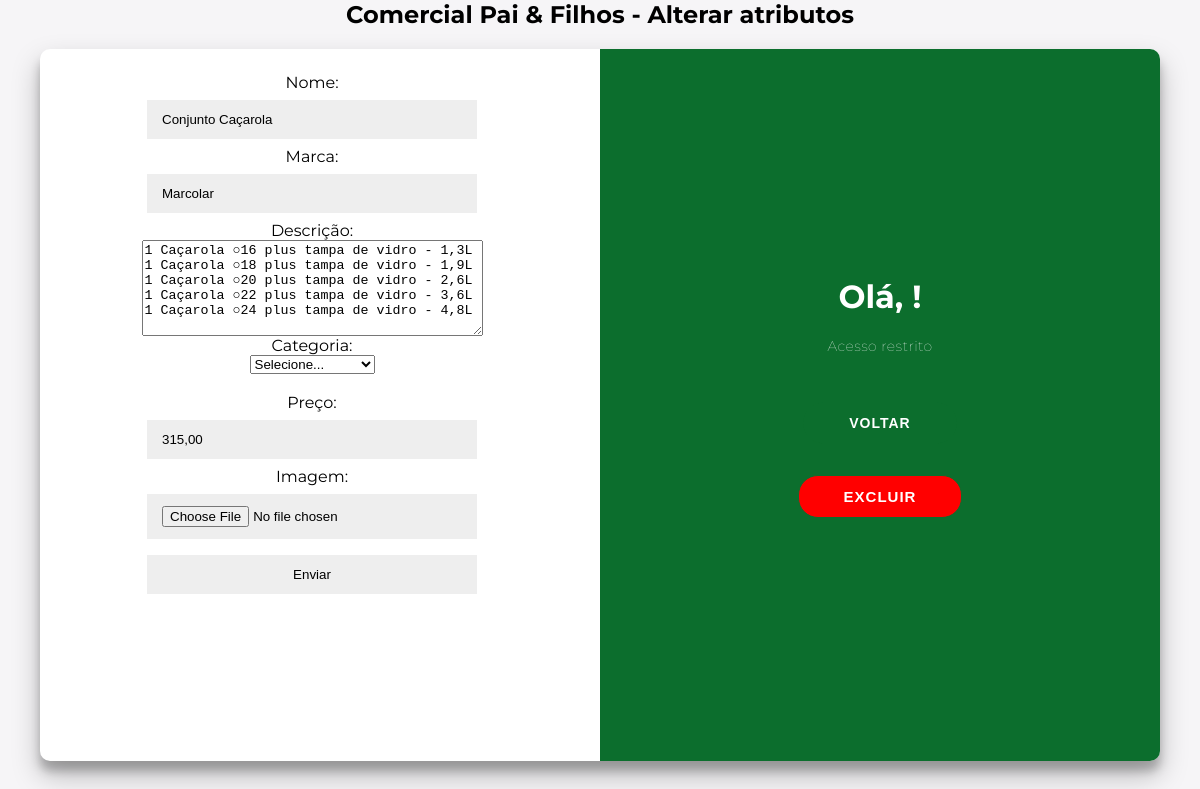
The app's page /admin/edit_prod.php?id_prod=76, older data.
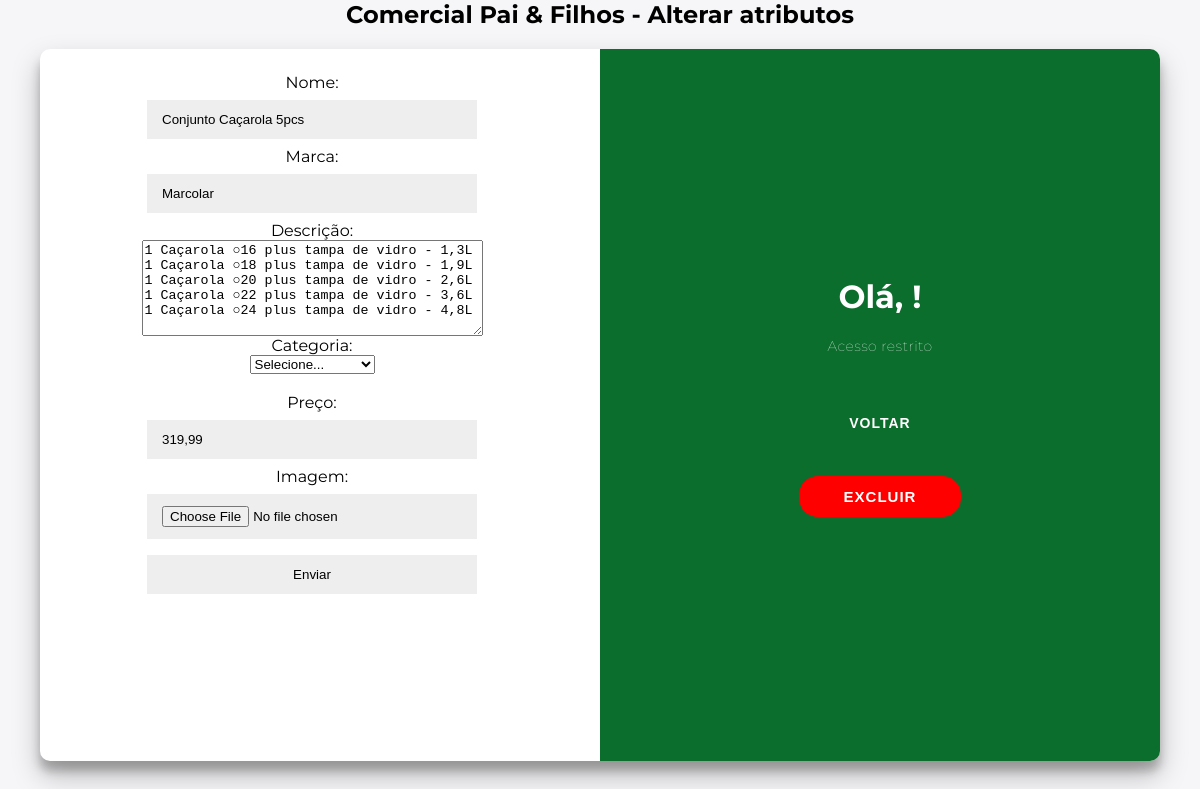
The same page, newer data.
### tables this page shows
CREATE TABLE `produto` (
  `cod_prod` int(11) NOT NULL,
  `nome_prod` varchar(120) NOT NULL,
  `desc_prod` varchar(450) NOT NULL,
  `marca` varchar(20) NOT NULL,
  `path_img` varchar(120) NOT NULL,
  `categoria` varchar(16) NOT NULL,
  `preco` varchar(15) NOT NULL
);

### admin/edit_prod.php (the view, shortened to what this page needs)
<?php
require("../assets/bd/connect.php");
        ?>
        <?php
if(isset($_GET['id_prod'])){
    $id = $_GET['id_prod'];
    $pesquisar_prod = "SELECT * FROM `produto` WHERE `cod_prod` = '$id'";
    $resultado_prod = mysqli_query($conexao, $pesquisar_prod);
    $numero_resultado = mysqli_num_rows($resultado_prod);
        ?>
        <?php
}
?>
<!DOCTYPE html>
<html lang="en">
<head>
    <link rel="stylesheet" href="style_cad.css">
</head>
<body>
    <?php
        for($i = 0  ; $i < $numero_resultado; $i++){
            $vetor_prod = mysqli_fetch_array($resultado_prod);
    ?>
    <h2>Comercial Pai & Filhos - Alterar atributos</h2>
    <div class="container" id="container">
        <div class="form-container sign-in-container">
        <br>
            <form enctype="multipart/form-data" method="POST" action="upload_alt_prod.php">
                Nome: <input name="a_nome_prod" type=text size=140 maxlength=120 value="<?php echo $vetor_prod[1]; ?>" required>
                Marca: <input name="a_marca" type=text size=100 maxlength=100  value="<?php echo $vetor_prod[3] ?>" required>
                Descrição: <br><textarea name="a_desc_prod" type=text size=460 maxlength=450 rows=6 cols=40><?php echo $vetor_prod[2] ?></textarea>
                Categoria: <select name="a_categoria">
                    <option>Selecione...</option>
                </select><br>
                Preço: <input name="a_preco" type=text size=20 maxlength=15 value="<?php echo $vetor_prod[6]; } ?>" required>
                Imagem: <input name="a_img" type="file">
                <input type=submit value=Enviar>
            </form>
        </div>
        <div class="overlay-container">
        <div class="overlay">
            <div class="overlay-panel overlay-right">
            <h1>Olá, <?php echo $_SESSION['nome']; ?>!</h1>
            <p>Acesso restrito</p>
            <button><a href="index.php">Voltar</a></button>
            <a href="index.php"><button style="background-color: red; font-size: 15px;">Excluir</button></a>
            </div>
        </div>
        </div>
    </div>
        <br>
</body>
</html>

### admin/style_cad.css (style rules this page uses)
* { box-sizing: border-box; }
body { background: #f6f5f7; display: flex; justify-content: center; align-items: center; flex-direction: column; font-family: 'Montserrat', sans-serif; height: 100vh; margin: -20px 0 50px; }
h1 { font-weight: bold; margin: 0; }
h2 { text-align: center; }
p { font-size: 14px; font-weight: 100; line-height: 20px; letter-spacing: 0.5px; margin: 20px 0 30px; }
a { border-radius: 2px solid #000; color: #fff; font-size: 14px; text-decoration: none; margin: 15px 0; }
button { border-radius: 20px; border: 1px solid #0c6e2d; background-color: #0c6e2d; margin-top: 1rem;; color: #FFFFFF; font-size: 12px; font-weight: bold; padding: 12px 45px; letter-spacing: 1px; text-transform: uppercase; transition: transform 80ms ease-in; }
form { background-color: #FFFFFF; display: flex; align-items: center; justify-content: center; flex-direction: column; padding: 0 50px; height: 100%; text-align: center; }
input { background-color: #eee; border: none; padding: 12px 15px; margin: 8px 0; width: 150%; }
.container { background-color: #fff; border-radius: 10px; box-shadow: 0 14px 28px rgba(0,0,0,0.25), 0 10px 10px rgba(0,0,0,0.22); position: relative; overflow: hidden; width: 70rem; max-width: 100%; min-height: 480px; height:100rem ; }
.form-container { position: absolute; top: 0; height: 100%; transition: all 0.6s ease-in-out; }
.sign-in-container { left: 0; width: 50%; z-index: 2; }
.overlay-container { position: absolute; top: 0; left: 50%; width: 50%; height: 100%; overflow: hidden; transition: transform 0.6s ease-in-out; z-index: 100; }
.overlay { background: #0c6e2d; background: #0c6e2d; background-size: cover; background-position: 0 0; color: #FFFFFF; position: relative; left: -100%; height: 100%; width: 200%; transform: translateX(0); transition: transform 0.6s ease-in-out; }
.overlay-panel { position: absolute; display: flex; align-items: center; justify-content: center; flex-direction: column; padding: 0 40px; text-align: center; top: 0; height: 100%; width: 50%; transform: translateX(0); transition: transform 0.6s ease-in-out; }
.overlay-right { right: 0; transform: translateX(0); }
form { height:600px; width:20rem; margin-left: 7rem; margin-top: -30px; }

Row changes from the older to the newer data that the page shows:
changed produto "Marcolar": a_nome_prod "Conjunto Caçarola" → "Conjunto Caçarola 5pcs"; a_preco "315,00" → "319,99"
